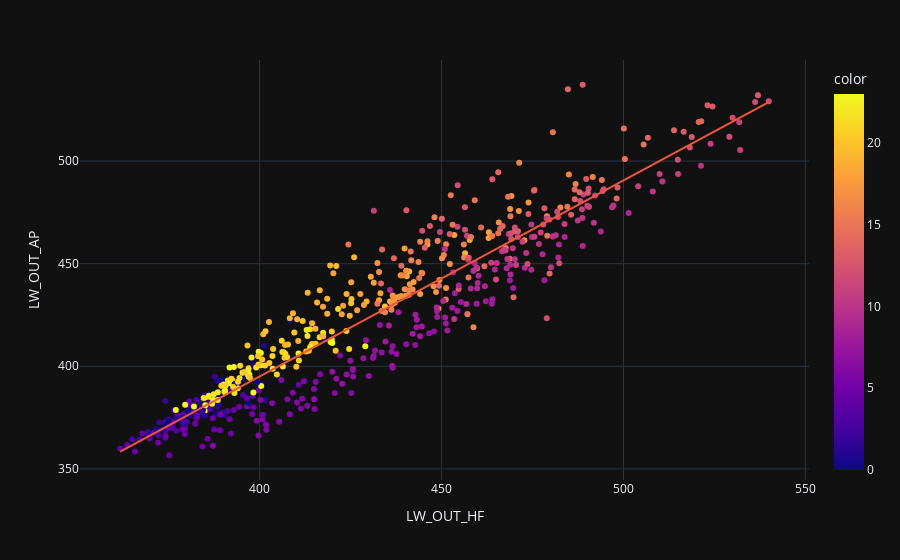

The cell this chart's notebook holds for it:
### Code cell
#raw_met_data['SW_IN'].plot()

comp_col = 'LW_OUT'

sql = "SELECT * FROM groundwater.amfluxeddy WHERE (groundwater.amfluxeddy.stationid = 'US-UTW') AND (groundwater.amfluxeddy.timestamp_start >= 202407110000)"
data = pd.read_sql(sql, con=engine)
data = data.replace(-9999, np.nan)
data.set_index('datetime_start', inplace=True)
for col in data.columns:
    data.rename(columns={col:col.upper()}, inplace=True)
#data['SW_IN'].plot()

df = pd.concat([data.rename(columns={f'{comp_col}':f'{comp_col}_HF'})[f'{comp_col}_HF'].shift(-1),
                raw_met_data.rename(columns={f'{comp_col}':f'{comp_col}_AP'})[f'{comp_col}_AP']],axis=1).dropna()


y = df[f'{comp_col}_HF']
x = df[f'{comp_col}_AP']
X = sm.add_constant(x)
model = sm.OLS(y,X)
results = model.fit()
print(results.params)



fig = px.scatter(df, x=f'{comp_col}_HF', y=f'{comp_col}_AP', trendline="ols",color=df.index.hour)

ax = pg.plot_blandaltman(x, y)

fig.show()
print(results.summary())

### Figure 1 — Plotly figure (JSON) as saved in the notebook; plotly's stock layout.template omitted (floating-point values rounded to 4 significant figures; data arrays with more than 128 entries replaced by an {"elided": "..."} marker saying what was removed)
{"data": [{"hovertemplate": "LW_OUT_HF=%{x}<br>LW_OUT_AP=%{y}<br>color=%{marker.color}<extra></extra>", "legendgroup": "", "marker": {"color": {"elided": "587 int values"}, "coloraxis": "coloraxis", "symbol": "circle"}, "mode": "markers", "name": "", "orientation": "v", "showlegend": false, "type": "scatter", "x": {"elided": "587 float values"}, "xaxis": "x", "y": {"elided": "587 float values"}, "yaxis": "y"}, {"hovertemplate": "<b>OLS trendline</b><br>LW_OUT_AP = 0.955239 * LW_OUT_HF + 12.9702<br>R<sup>2</sup>=0.882072<br><br>LW_OUT_HF=%{x}<br>LW_OUT_AP=%{y} <b>(trend)</b><extra></extra>", "legendgroup": "", "marker": {"symbol": "circle"}, "mode": "lines", "name": "", "showlegend": false, "type": "scatter", "x": {"elided": "587 float values"}, "xaxis": "x", "y": {"elided": "587 float values"}, "yaxis": "y"}], "layout": {"autosize": true, "coloraxis": {"colorbar": {"title": {"text": "color"}}, "colorscale": [[0, "#0d0887"], [0.1111, "#46039f"], [0.2222, "#7201a8"], [0.3333, "#9c179e"], [0.4444, "#bd3786"], [0.5556, "#d8576b"], [0.6667, "#ed7953"], [0.7778, "#fb9f3a"], [0.8889, "#fdca26"], [1, "#f0f921"]]}, "legend": {"tracegroupgap": 0}, "margin": {"t": 60}, "xaxis": {"anchor": "y", "autorange": true, "domain": [0, 1], "range": [351.0, 550.6], "title": {"text": "LW_OUT_HF"}, "type": "linear"}, "yaxis": {"anchor": "x", "autorange": true, "domain": [0, 1], "range": [342.7, 551.2], "title": {"text": "LW_OUT_AP"}, "type": "linear"}}}
